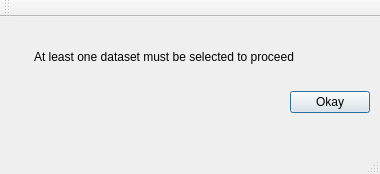
<?xml version="1.0" encoding="UTF-8"?>
<ui version="4.0">
 <class>data_viewer_warning</class>
 <widget class="QMainWindow" name="data_viewer_warning">
  <property name="geometry">
   <rect>
    <x>0</x>
    <y>0</y>
    <width>380</width>
    <height>174</height>
   </rect>
  </property>
  <property name="windowTitle">
   <string>data_viewer_warning</string>
  </property>
  <widget class="QWidget" name="centralWidget">
   <widget class="QWidget" name="gridLayoutWidget">
    <property name="geometry">
     <rect>
      <x>10</x>
      <y>0</y>
      <width>371</width>
      <height>111</height>
     </rect>
    </property>
    <layout class="QGridLayout" name="gridLayout_2">
     <item row="1" column="1">
      <layout class="QHBoxLayout" name="horizontalLayout">
       <item>
        <spacer name="horizontalSpacer">
         <property name="orientation">
          <enum>Qt::Horizontal</enum>
         </property>
         <property name="sizeHint" stdset="0">
          <size>
           <width>40</width>
           <height>20</height>
          </size>
         </property>
        </spacer>
       </item>
       <item>
        <widget class="QPushButton" name="pushButton">
         <property name="text">
          <string>Okay</string>
         </property>
         <property name="autoDefault">
          <bool>true</bool>
         </property>
         <property name="default">
          <bool>true</bool>
         </property>
        </widget>
       </item>
      </layout>
     </item>
     <item row="0" column="0">
      <widget class="QLabel" name="label">
       <property name="maximumSize">
        <size>
         <width>51</width>
         <height>51</height>
        </size>
       </property>
       <property name="text">
        <string/>
       </property>
       <property name="pixmap">
        <pixmap>images/alert-triangle.png</pixmap>
       </property>
       <property name="scaledContents">
        <bool>true</bool>
       </property>
      </widget>
     </item>
     <item row="0" column="1">
      <widget class="QLabel" name="label_2">
       <property name="text">
        <string>At least one dataset must be selected to proceed</string>
       </property>
      </widget>
     </item>
    </layout>
   </widget>
  </widget>
  <widget class="QMenuBar" name="menuBar">
   <property name="geometry">
    <rect>
     <x>0</x>
     <y>0</y>
     <width>380</width>
     <height>22</height>
    </rect>
   </property>
  </widget>
  <widget class="QToolBar" name="mainToolBar">
   <attribute name="toolBarArea">
    <enum>TopToolBarArea</enum>
   </attribute>
   <attribute name="toolBarBreak">
    <bool>false</bool>
   </attribute>
  </widget>
  <widget class="QStatusBar" name="statusBar"/>
 </widget>
 <layoutdefault spacing="6" margin="11"/>
 <resources/>
 <connections/>
</ui>
